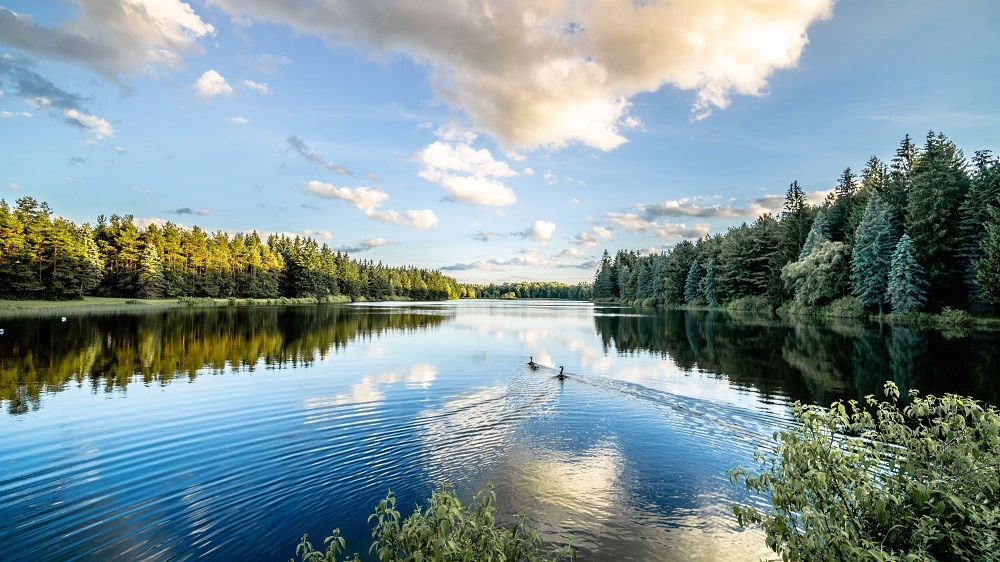
#> input picture YearI/SemesterI/PythonAndScripting/Practicals/LAB_11/lake.jpg, 1000 x 562 px
$ jupyter execute 'Lab 11.ipynb'
#> lines starting #> are read from the running program, lines starting #| are printed output that depends on the picture; after the words box and inside, x2 and y2 are one past the last pixel; in counts of white or black regions, pixels touching at a corner belong together
[cell 1]
import numpy as np
import cv2
import datetime

current_time = datetime.datetime.now()
print("LAB 11 SHUBHANG GUPTA "+str(current_time))
img = cv2.imread("lake.jpg")
#> img is the input picture: shape (562, 1000, 3); mean B, G, R 151.1, 147.7, 127
pixel = img[100, 100]
#> pixel = [227, 192, 152]
print(pixel)
#| [227 192 152]
print(img.shape)
#| (562, 1000, 3)
cv2.imshow("forensic",img)
for i in range(100,300):
    for j in range(100,300):
        img[i,j] = [0,0,0]
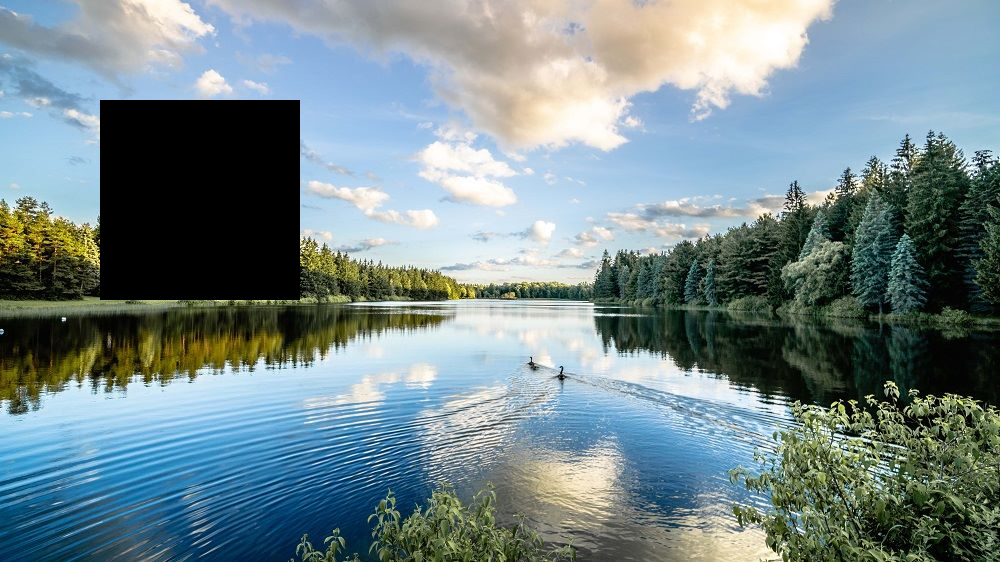
#> img: shape (562, 1000, 3); 7.11% of pixels changed, all inside (x1, y1, x2, y2) = (100, 100, 300, 300)
cv2.imshow("forensic",img)
cv2.waitKey(0)
cv2.destroyAllWindows()

[cell 2]
import cv2
import numpy as np
import matplotlib.pyplot as plt
import datetime

current_time = datetime.datetime.now()
print("LAB 11 SHUBHANG GUPTA "+str(current_time))
image=cv2.imread('lake.jpg',1)
roi=image[100:400,200:400]
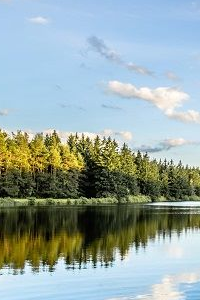
#> roi: shape (300, 200, 3); mean B, G, R 165.2, 167.5, 150.1
cv2.imshow("forensic", roi)
cv2.waitKey(0)
cv2.destroyAllWindows()

[cell 3]
import cv2
import datetime

current_time = datetime.datetime.now()
print("LAB 11 SHUBHANG GUPTA "+str(current_time))
image=cv2.imread('lake.jpg')
img = cv2.cvtColor(image, cv2.COLOR_BGR2GRAY)
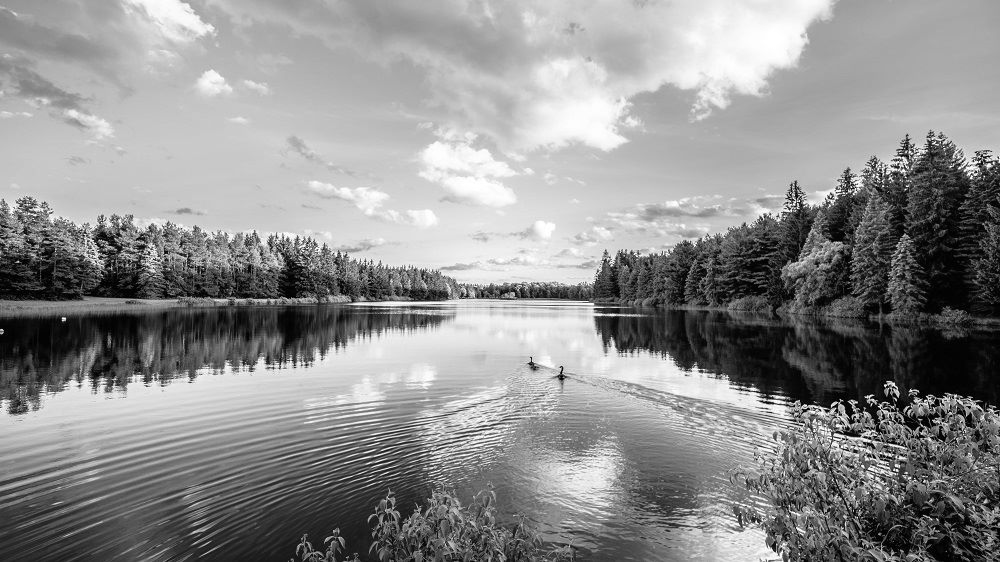
#> img: shape (562, 1000); min 0, max 255, mean 141.9
threshold=160
ret, thresh1=cv2.threshold(img, threshold,255,cv2.THRESH_BINARY)
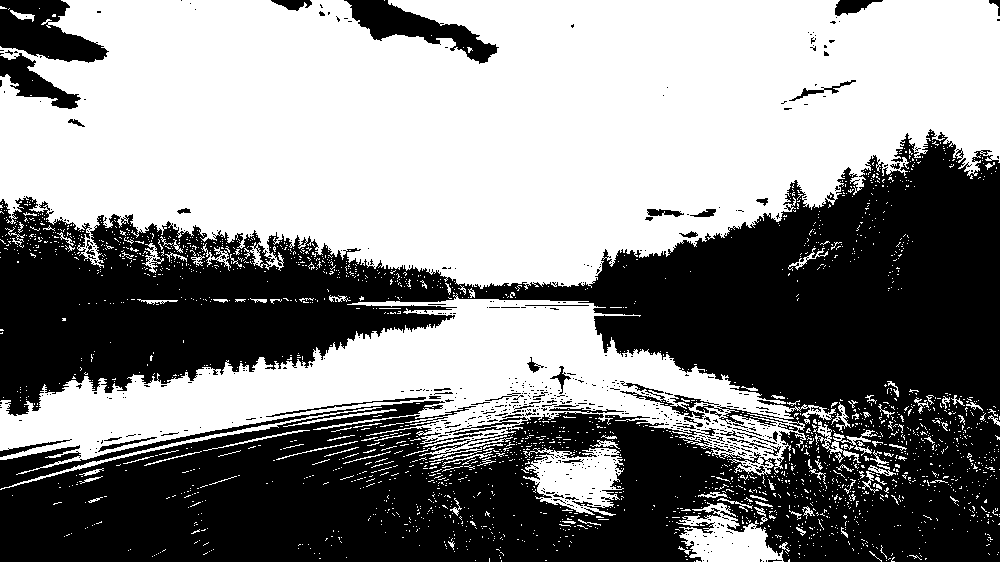
#> thresh1: shape (562, 1000); 53.2% white; 605 black regions (551 under 20 px), largest, box (x1, y1, x2, y2) and area: (0, 129, 1000, 562) 247129, (0, 0, 109, 63) 4077, (344, 0, 499, 64) 3503
#> ret = 160
ret, thresh2 = cv2.threshold(img, threshold, 255, cv2.THRESH_BINARY_INV)
ret, thresh3= cv2.threshold(img, threshold, 255, cv2.THRESH_TRUNC)
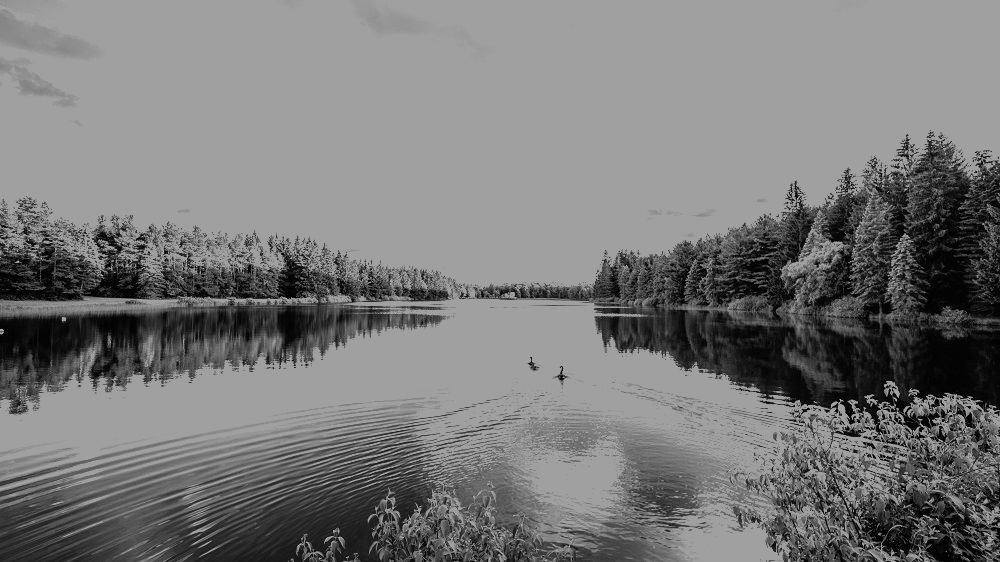
#> thresh3: shape (562, 1000); min 0, max 160, mean 121.1
ret, thresh4 = cv2.threshold (img, threshold, 255, cv2.THRESH_TOZERO)
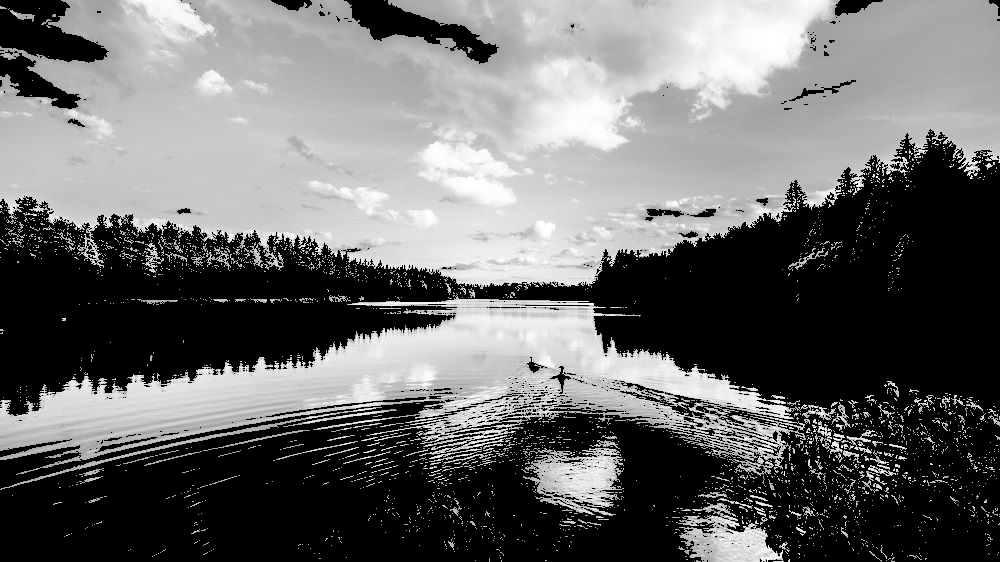
#> thresh4: shape (562, 1000); min 0, max 255, mean 106
ret, thresh5= cv2.threshold(img, threshold, 255, cv2.THRESH_TOZERO_INV)
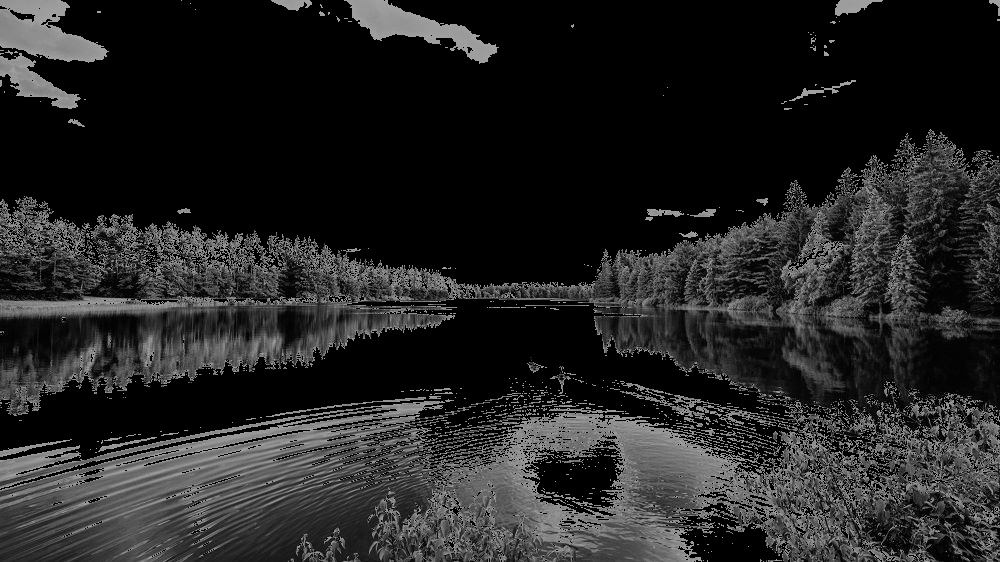
#> thresh5: shape (562, 1000); min 0, max 160, mean 35.9
cv2.imshow('Binary Threshold', thresh1)
cv2.imshow('Binary Inverted', thresh2)
cv2.imshow('Truncated Threshold', thresh3)
cv2.imshow("Zero Threshold", thresh4)
cv2.imshow('Zero Inverted', thresh5)
cv2.waitKey(0)
cv2.destroyAllWindows()

[cell 4]
import cv2
import numpy as np
import datetime
current_time = datetime.datetime.now()
print("LAB 11 SHUBHANG GUPTA "+str(current_time))
image=cv2.imread('lake.jpg',1)
edged = cv2.Canny(image, 30, 200)
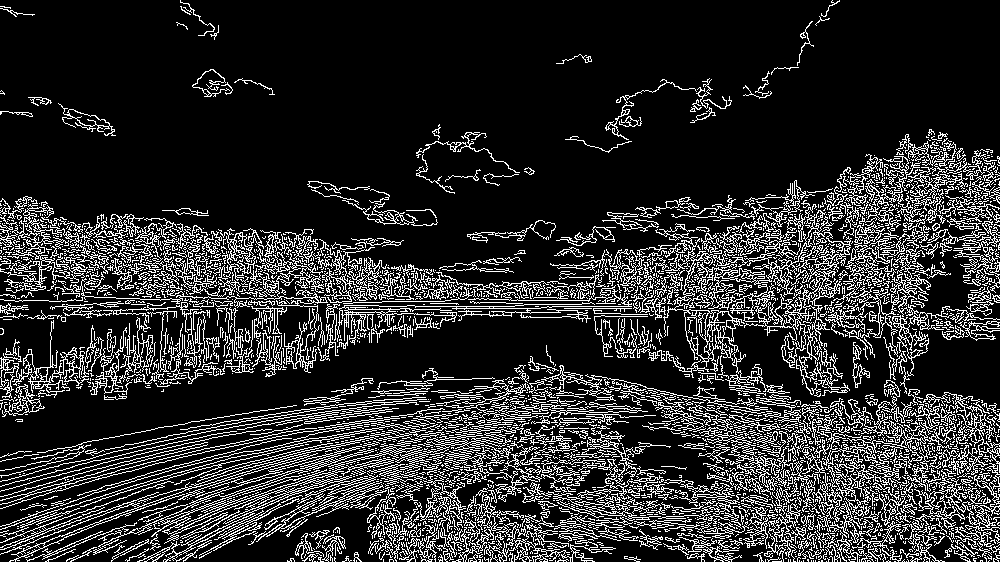
#> edged: shape (562, 1000); 17.6% white in thin lines or dots
cv2.waitKey(0)
contours, hierarchy = cv2.findContours(edged, cv2.RETR_EXTERNAL, cv2.CHAIN_APPROX_NONE)
#> contours = 2697 contours, 2452 with area under 20; largest, box (x1, y1, x2, y2) and area: (697, 204, 852, 368) 6720, (655, 223, 767, 396) 2560, (93, 468, 352, 562) 2471, (62, 228, 328, 373) 1462, (334, 285, 632, 345) 879
cv2.imshow('Original', image)
cv2.imshow('Canny Edges After Contouring', edged)
cv2.drawContours (image, contours, -1, (0, 255, 0), 3)
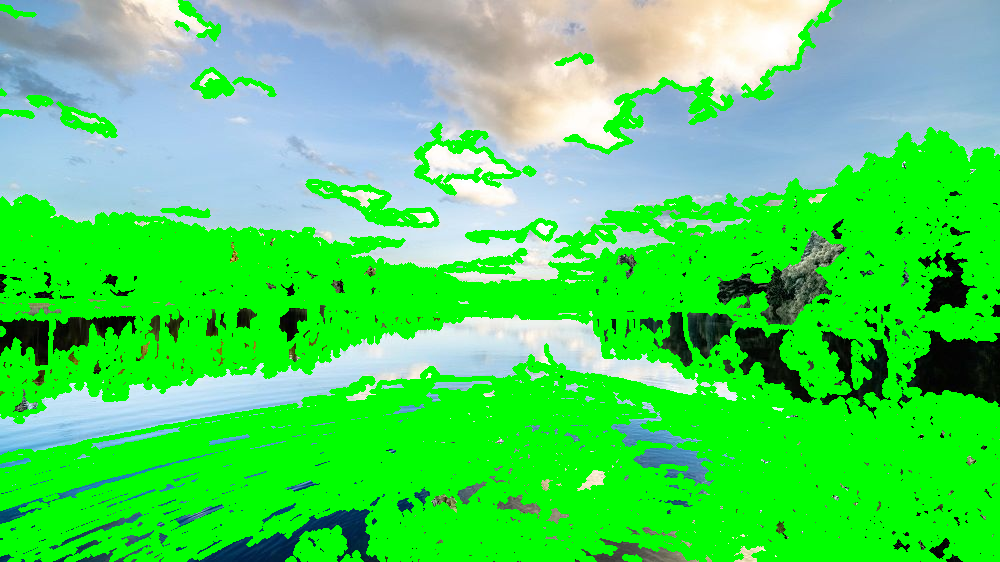
#> image: shape (562, 1000, 3); mean B, G, R 94.2, 217.1, 76.9
cv2.imshow('Contours', image)
cv2.waitKey(0)
cv2.destroyAllWindows()
